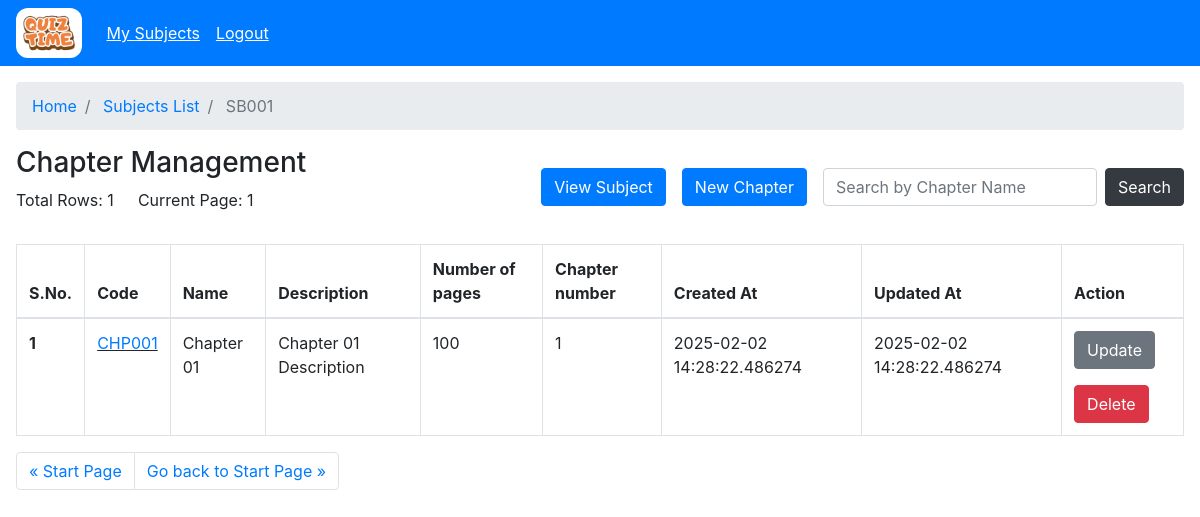
The page /admin/subject/view?sub_id=7868237d-a0b1-4d0d-b16d-a4c6496fc874&take=25&skip=0 (signed in) on the database its author committed.
### models/model.py (models this page shows)
class Subject(db.Model):
    __tablename__='subjects'
    id=db.Column(db.VARCHAR(100), primary_key=True)
    name=db.Column(db.VARCHAR(100), nullable=False)
    description=db.Column(db.VARCHAR(100), nullable=False)
    created_at=db.Column(db.TIMESTAMP, nullable=False)
    updated_at=db.Column(db.TIMESTAMP, nullable=False)
    code=db.Column(db.VARCHAR(100), nullable=False)

class Chapter(db.Model):
    __tablename__='chapters'
    id=db.Column(db.VARCHAR(100), primary_key=True)
    name=db.Column(db.VARCHAR(100), nullable=False)
    description=db.Column(db.VARCHAR(100), nullable=False)
    subject_id=db.Column(db.VARCHAR(100), db.ForeignKey('subjects.id'), nullable=False)
    created_at = db.Column(db.TIMESTAMP, nullable=False)
    updated_at = db.Column(db.TIMESTAMP, nullable=False)
    chapter_number=db.Column(db.Integer, nullable=False)
    code=db.Column(db.VARCHAR(100), nullable=False)
    pages=db.Column(db.Integer, nullable=False)

### controllers/admin/admin_subject.py (the view)
@subject.route("/view")
@login_required
@role_required("admin")
def view_subject():
    sub_id = request.args.get("sub_id", "")
    skip = int(request.args.get("skip", 0))
    take = int(request.args.get("take", 25))
    where = request.args.get("where", "{}")
    if not sub_id:
        raise ValueError("Subject is required")
    sub = Subject.query.filter_by(id=sub_id).first()
    if not sub:
        return flash_and_redirect("Subject not found", "danger", url_for("subject.subject_home"))
    try:
        where = json.loads(where) if where else {}
        chapters = Chapter.query.filter_by(subject_id=sub_id, **where).offset(skip).limit(take).all()
        total_rows = Chapter.query.filter_by(subject_id=sub_id).count()
        return render_template("admin/subjects/admin_single_subject.html",sub=sub, skip=skip, take=take, rows=chapters, total_rows=total_rows)
    except Exception as e:
        return flash_and_redirect(str(e), "danger", url_for("subject.subject_home"))

### app.py (called while the page is built)
    @login_manager.user_loader
    def load_user(user_id):
        return User.query.get(user_id)

### controllers/decorator.py (called while the page is built)
def role_required(role):
    def decorator(func):
        @wraps(func)
        def wrapper(*args, **kwargs):
            if not current_user.is_authenticated:
                return redirect(url_for("auth.login"))
            if current_user.user_type != role and session.get("user_type") != role:
                if current_user.user_type == "admin":
                    return redirect(url_for("admin.admin_home"))
                return redirect(url_for("user.user_home"))
            return func(*args, **kwargs)
        return wrapper
    return decorator

### templates/admin/subjects/admin_single_subject.html (shortened to what this page needs)
{% extends "base.html" %} {% block title %}Single Subject{% endblock %} {% block
content %}{% include "admin/admin_wrapper.html" %}
<section class="p-3">
  <nav aria-label="breadcrumb">
    <ol class="breadcrumb">
      <li class="breadcrumb-item"><a href="/admin">Home</a></li>
      <li class="breadcrumb-item">
        <a href="/admin/subject/?skip=0&take=25">Subjects List</a>
      </li>
      <li class="breadcrumb-item active" aria-current="page">
        {% if sub %}{{ sub.code }}{% endif %}
      </li>
    </ol>
  </nav>
  <div class="d-flex mt-3 flex-wrap justify-content-between">
    <div>
      <h3>Chapter Management</h3>
      <div class="d-flex align-items-center">
        <p class="mr-4">Total Rows: {{ total_rows }}</p>
        <p>
          Current Page: {% if skip and take %} {{ ((skip|int)//take)+1 }} {%
          else %}1{% endif %}
        </p>
      </div>
    </div>
    <div class="form-inline my-2 my-lg-0">
      <div class="d-flex">
        <button
          type="button"
          class="btn btn-primary mr-3"
          data-toggle="modal"
          data-target="#exampleModalScrollable"
        >
          View Subject
        </button>
        <button type="button" class="btn btn-primary mr-3">
          <a
            class="text-white"
            href="/admin/subject/chapter/new?sub_id={{ sub.id }}"
          >
            New Chapter
          </a>
        </button>
      </div>
      <div class="d-flex mt-2 mt-sm-0 justify-content-between">
        <input
          class="form-control mr-2"
          type="search"
          id="chapterInput"
          placeholder="Search by Chapter Name"
          aria-label="Search"
        />
        <button
          onclick="searchByChapter('{{skip}}', '{{take}}', '{{ sub.id }}')"
          class="btn btn-dark"
        >
          <a>Search</a>
        </button>
      </div>
    </div>
  </div>
  <section class="mt-3">
    <div class="table-responsive">
      <table class="table table-bordered table-hover">
        <thead>
          <tr>
            <th scope="col">S.No.</th>
            <th scope="col">Code</th>
            <th scope="col">Name</th>
            <th scope="col">Description</th>
            <th scope="col">Number of pages</th>
            <th scope="col">Chapter number</th>
            <th scope="col">Created At</th>
            <th scope="col">Updated At</th>
            <th scope="col">Action</th>
          </tr>
        </thead>
        <tbody>
          {% for chpt in rows %}
          <tr class="pointer">
            <th scope="row">{{ loop.index+skip }}</th>
            <td class="link">
              <a
                href="/admin/subject/chapter/view?sub_id={{ sub.id }}&skip=0&take=25&chap_id={{ chpt.id }}"
                >{{ chpt.code }}</a
              >
            </td>
            <td>{{ chpt.name }}</td>
            <td>{{ chpt.description }}</td>
            <td>{{ chpt.pages }}</td>
            <td>{{ chpt.chapter_number }}</td>
            <td>{{ chpt.created_at }}</td>
            <td>{{ chpt.updated_at }}</td>
            <td>
              <button
                onclick="window.location.href='/admin/subject/chapter/update?chap_id={{ chpt.id }}&sub_id={{ sub.id }}'"
                type="button"
                class="btn btn-secondary mr-3 mb-3"
              >
                Update
              </button>
              <form
                method="post"
                action="/admin/subject/chapter/delete?sub_id={{ sub.id }}&chap_id={{ chpt.id }}"
                onsubmit="return confirm('Are you sure you wish to delete the chapter with {{sub.code}}?, !! This will delete all quizzes and questions associated with it !!');"
              >
                <input type="submit" class="btn btn-danger" value="Delete" />
              </form>
            </td>
          </tr>
          {% endfor %}
        </tbody>
      </table>
      <nav aria-label="Page navigation example">
        <ul class="pagination">
          <li class="page-item">
            <a
              class="page-link"
              href="/admin/subject/view?sub_id={{ sub.id }}&skip={{ (skip - take) if skip > 0 else 0 }}&take={{ take }}"
              aria-label="Previous"
            >
              <span aria-hidden="true">&laquo;</span>
              <span
                >{% if skip > 0 %}Previous{% else %}Start Page{% endif %}</span
              >
            </a>
          </li>
          <li class="page-item">
            <a
              class="page-link"
              href="/admin/subject/view?sub_id={{ sub.id }}&skip={{ ( ((skip//take)+1)*take if ((skip|int+take) < total_rows) else None  ) if ((skip|int+take) < total_rows) else 0 }}&take={{ take }}"
              aria-label="Next"
            >
              <span
                >{% if ((skip|int + take) < total_rows) %}Next{% else %}Go back
                to Start Page{% endif %}</span
              >
              <span aria-hidden="true">&raquo;</span>
            </a>
          </li>
        </ul>
      </nav>
    </div>
  </section>
</section>
{% endblock %}

### static/css/style.css (style rules this page uses)
.pointer { cursor: pointer; }
.link { text-decoration: underline !important; }

### rows shown on the page
Subject: code "SB001"
Chapter: code "CHP001", name "Chapter 01", description "Chapter 01 Description", pages "100", chapter_number "1", created_at "2025-02-02 14:28:22.486274", updated_at "2025-02-02 14:28:22.486274"

### other values the page prints
{{ total_rows }} "1"
